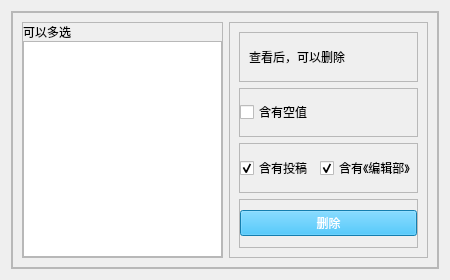
<?xml version="1.0" encoding="UTF-8"?>
<ui version="4.0">
    <class>Form</class>
    <widget class="QWidget" name="Form">
        <property name="geometry">
            <rect>
                <x>0</x>
                <y>0</y>
                <width>450</width>
                <height>280</height>
            </rect>
        </property>
        <property name="windowTitle">
            <string>过滤行</string>
        </property>
        <layout class="QVBoxLayout" name="verticalLayout_4">
            <item>
                <widget class="QFrame" name="frame_2">
                    <property name="frameShape">
                        <enum>QFrame::StyledPanel</enum>
                    </property>
                    <property name="frameShadow">
                        <enum>QFrame::Raised</enum>
                    </property>
                    <layout class="QVBoxLayout" name="verticalLayout_3">
                        <property name="spacing">
                            <number>0</number>
                        </property>
                        <property name="leftMargin">
                            <number>0</number>
                        </property>
                        <property name="topMargin">
                            <number>0</number>
                        </property>
                        <property name="rightMargin">
                            <number>0</number>
                        </property>
                        <property name="bottomMargin">
                            <number>0</number>
                        </property>
                        <item>
                            <widget class="QFrame" name="frame_3">
                                <property name="frameShape">
                                    <enum>QFrame::StyledPanel</enum>
                                </property>
                                <property name="frameShadow">
                                    <enum>QFrame::Raised</enum>
                                </property>
                                <layout class="QHBoxLayout" name="horizontalLayout_3">
                                    <item>
                                        <widget class="QFrame" name="frame_4">
                                            <property name="frameShape">
                                                <enum>QFrame::StyledPanel</enum>
                                            </property>
                                            <property name="frameShadow">
                                                <enum>QFrame::Raised</enum>
                                            </property>
                                            <layout class="QVBoxLayout" name="verticalLayout">
                                                <property name="spacing">
                                                    <number>0</number>
                                                </property>
                                                <property name="leftMargin">
                                                    <number>0</number>
                                                </property>
                                                <property name="topMargin">
                                                    <number>0</number>
                                                </property>
                                                <property name="rightMargin">
                                                    <number>0</number>
                                                </property>
                                                <property name="bottomMargin">
                                                    <number>0</number>
                                                </property>
                                                <item>
                                                    <widget class="QLabel" name="label">
                                                        <property name="text">
                                                            <string>可以多选</string>
                                                        </property>
                                                    </widget>
                                                </item>
                                                <item>
                                                    <widget class="QListWidget" name="column_names">
                                                        <property name="selectionMode">
                                                            <enum>QAbstractItemView::ExtendedSelection</enum>
                                                        </property>
                                                    </widget>
                                                </item>
                                            </layout>
                                        </widget>
                                    </item>
                                    <item>
                                        <widget class="QFrame" name="frame_6">
                                            <property name="frameShape">
                                                <enum>QFrame::StyledPanel</enum>
                                            </property>
                                            <property name="frameShadow">
                                                <enum>QFrame::Raised</enum>
                                            </property>
                                            <layout class="QVBoxLayout" name="verticalLayout_2">
                                                <item>
                                                    <widget class="QFrame" name="frame_8">
                                                        <property name="frameShape">
                                                            <enum>QFrame::StyledPanel</enum>
                                                        </property>
                                                        <property name="frameShadow">
                                                            <enum>QFrame::Raised</enum>
                                                        </property>
                                                        <layout class="QHBoxLayout" name="horizontalLayout_5">
                                                            <item>
                                                                <widget class="QLabel" name="label_2">
                                                                    <property name="text">
                                                                        <string>查看后，可以删除</string>
                                                                    </property>
                                                                </widget>
                                                            </item>
                                                        </layout>
                                                    </widget>
                                                </item>
                                                <item>
                                                    <widget class="QFrame" name="frame_7">
                                                        <property name="frameShape">
                                                            <enum>QFrame::StyledPanel</enum>
                                                        </property>
                                                        <property name="frameShadow">
                                                            <enum>QFrame::Raised</enum>
                                                        </property>
                                                        <layout class="QHBoxLayout" name="horizontalLayout_4">
                                                            <property name="leftMargin">
                                                                <number>0</number>
                                                            </property>
                                                            <property name="topMargin">
                                                                <number>0</number>
                                                            </property>
                                                            <property name="rightMargin">
                                                                <number>0</number>
                                                            </property>
                                                            <property name="bottomMargin">
                                                                <number>0</number>
                                                            </property>
                                                            <item>
                                                                <widget class="QCheckBox" name="checkBox_null">
                                                                    <property name="text">
                                                                        <string>含有空值</string>
                                                                    </property>
                                                                </widget>
                                                            </item>
                                                        </layout>
                                                    </widget>
                                                </item>
                                                <item>
                                                    <widget class="QFrame" name="frame_5">
                                                        <property name="frameShape">
                                                            <enum>QFrame::StyledPanel</enum>
                                                        </property>
                                                        <property name="frameShadow">
                                                            <enum>QFrame::Raised</enum>
                                                        </property>
                                                        <layout class="QHBoxLayout" name="horizontalLayout_2">
                                                            <property name="spacing">
                                                                <number>7</number>
                                                            </property>
                                                            <property name="leftMargin">
                                                                <number>0</number>
                                                            </property>
                                                            <property name="topMargin">
                                                                <number>0</number>
                                                            </property>
                                                            <property name="rightMargin">
                                                                <number>0</number>
                                                            </property>
                                                            <property name="bottomMargin">
                                                                <number>0</number>
                                                            </property>
                                                            <item>
                                                                <widget class="QCheckBox" name="checkBox_tougao">
                                                                    <property name="text">
                                                                        <string>含有投稿</string>
                                                                    </property>
                                                                    <property name="checked">
                                                                        <bool>true</bool>
                                                                    </property>
                                                                </widget>
                                                            </item>
                                                            <item>
                                                                <widget class="QCheckBox" name="checkBox_bianjibu">
                                                                    <property name="text">
                                                                        <string>含有《编辑部》</string>
                                                                    </property>
                                                                    <property name="checked">
                                                                        <bool>true</bool>
                                                                    </property>
                                                                </widget>
                                                            </item>
                                                        </layout>
                                                    </widget>
                                                </item>
                                                <item>
                                                    <widget class="QFrame" name="frame">
                                                        <property name="frameShape">
                                                            <enum>QFrame::StyledPanel</enum>
                                                        </property>
                                                        <property name="frameShadow">
                                                            <enum>QFrame::Raised</enum>
                                                        </property>
                                                        <layout class="QHBoxLayout" name="horizontalLayout">
                                                            <property name="spacing">
                                                                <number>7</number>
                                                            </property>
                                                            <property name="leftMargin">
                                                                <number>0</number>
                                                            </property>
                                                            <property name="topMargin">
                                                                <number>0</number>
                                                            </property>
                                                            <property name="rightMargin">
                                                                <number>0</number>
                                                            </property>
                                                            <property name="bottomMargin">
                                                                <number>0</number>
                                                            </property>
                                                            <item>
                                                                <widget class="QPushButton" name="btn_ok">
                                                                    <property name="styleSheet">
                                                                        <string notr="true">color: rgb(255, 255, 255);
                                                                            background-color: rgb(28, 177, 245);
                                                                        </string>
                                                                    </property>
                                                                    <property name="text">
                                                                        <string>删除</string>
                                                                    </property>
                                                                </widget>
                                                            </item>
                                                        </layout>
                                                    </widget>
                                                </item>
                                            </layout>
                                        </widget>
                                    </item>
                                </layout>
                            </widget>
                        </item>
                    </layout>
                </widget>
            </item>
        </layout>
    </widget>
    <resources/>
    <connections/>
</ui>
